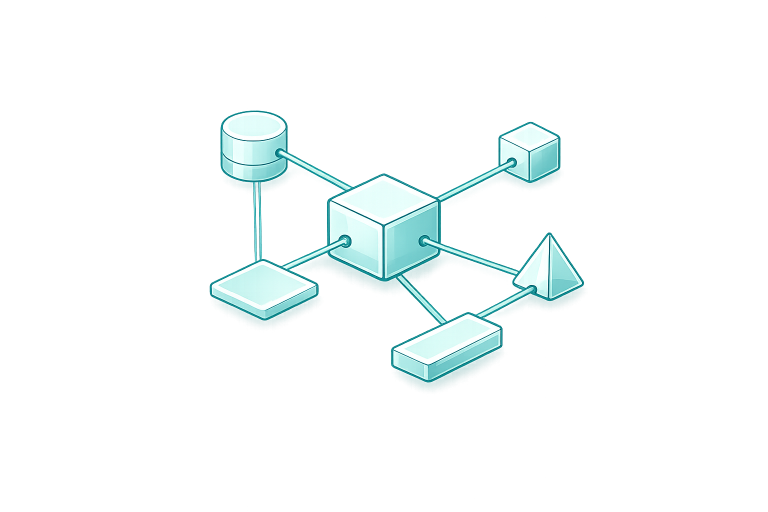
#> input picture ChatGPT Image Aug 5, 2026, 04_28_53 PM.png, 1536 x 1024 px (shown at 1/2 size)
$ python make_icons_transparent.py 'ChatGPT Image Aug 5, 2026, 04_28_53 PM.png' out.png
#> lines starting #> are read from the running program, lines starting #| are printed output that depends on the picture; after the words box and inside, x2 and y2 are one past the last pixel; in counts of white or black regions, pixels touching at a corner belong together
#> in main, img is the input picture: PIL image 1536x1024 RGBA; mean R, G, B, A 94, 124, 122.7, 20.5
from PIL import Image
import numpy as np
from pathlib import Path
import argparse

def remove_checkerboard_background(img: Image.Image) -> Image.Image:
    """
    Remove a light gray/white checkerboard preview background from a flat icon image.
    This works best when the icon itself uses saturated colors and the background is near-white.
    """
    img = img.convert("RGBA")
    arr = np.array(img).astype(np.int16)
    rgb = arr[:, :, :3]
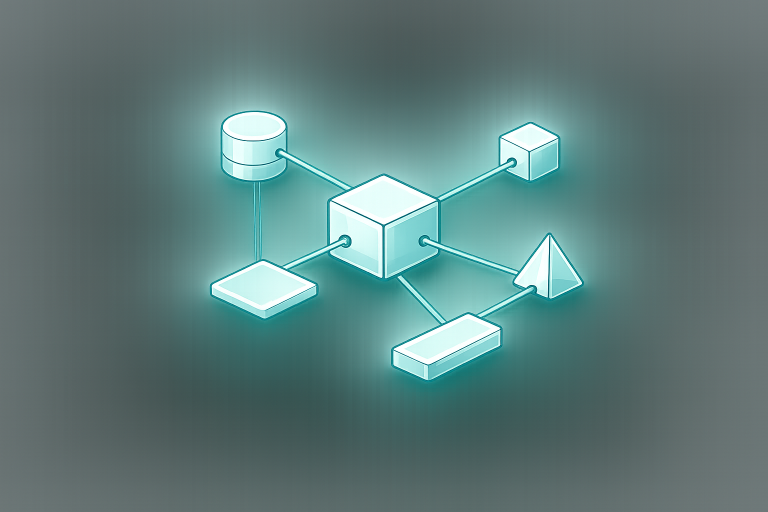
#> rgb: shape (1024, 1536, 3) int16 (shown at 1/2 size); mean R, G, B 94, 124, 122.7

    brightness = rgb.mean(axis=2)
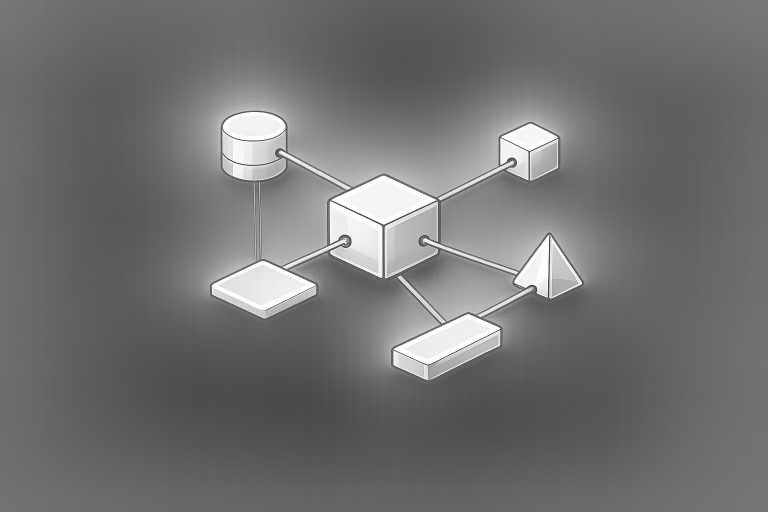
#> brightness: shape (1024, 1536) float64 (shown at 1/2 size); min 29.67, max 255, mean 113.6
    channel_spread = rgb.max(axis=2) - rgb.min(axis=2)
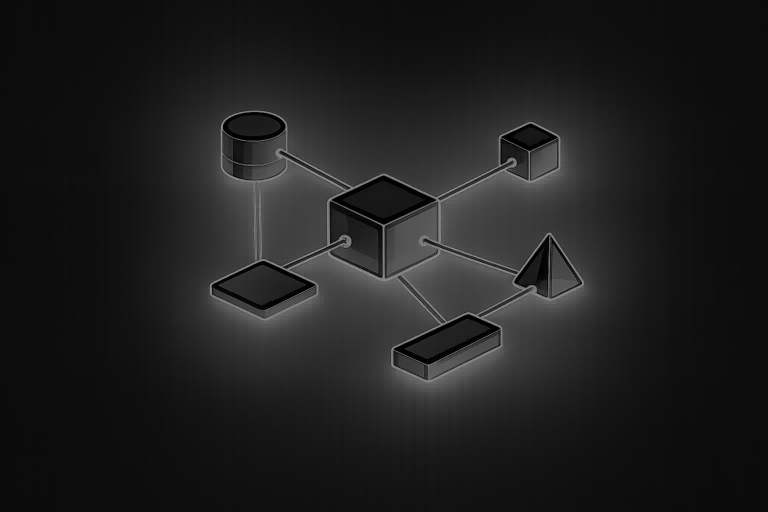
#> channel_spread: shape (1024, 1536) int16 (shown at 1/2 size); min 0, max 165, mean 30.2

    bg_mask = (brightness > 220) & (channel_spread < 18)
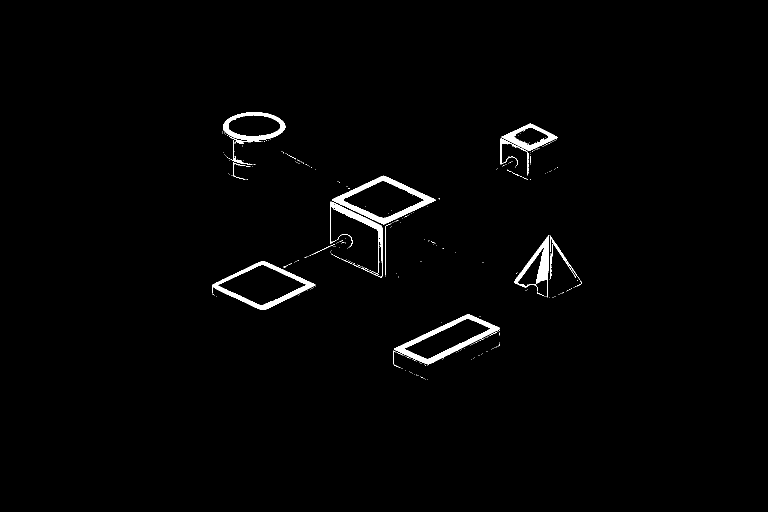
#> bg_mask: shape (1024, 1536) bool (shown at 1/2 size); 1.4% white; 332 white regions (310 under 20 px), largest, box (x1, y1, x2, y2) and area: (664, 351, 872, 449) 4010, (788, 629, 1000, 729) 3906, (424, 522, 631, 620) 3421

    alpha = np.where(bg_mask, 0, 255).astype(np.uint8)
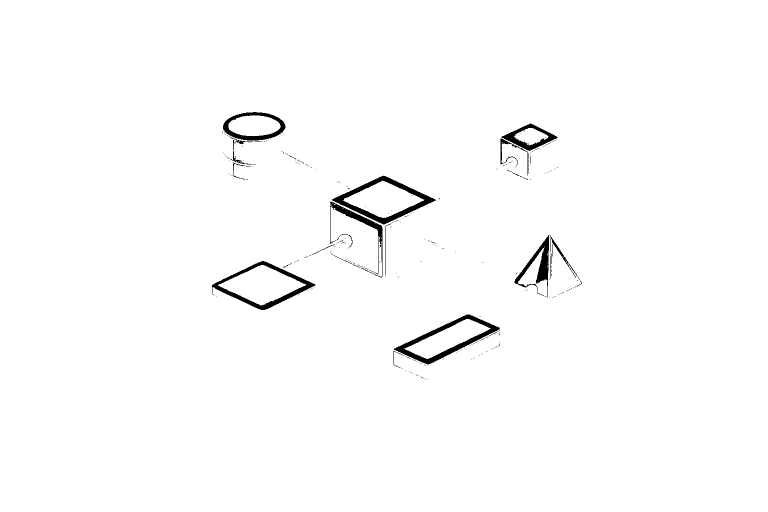
#> alpha: shape (1024, 1536) (shown at 1/2 size); 98.6% white; 332 black regions (310 under 20 px), largest, box (x1, y1, x2, y2) and area: (664, 351, 872, 449) 4010, (788, 629, 1000, 729) 3906, (424, 522, 631, 620) 3421

    near_bg = (brightness > 205) & (channel_spread < 25) & (~bg_mask)
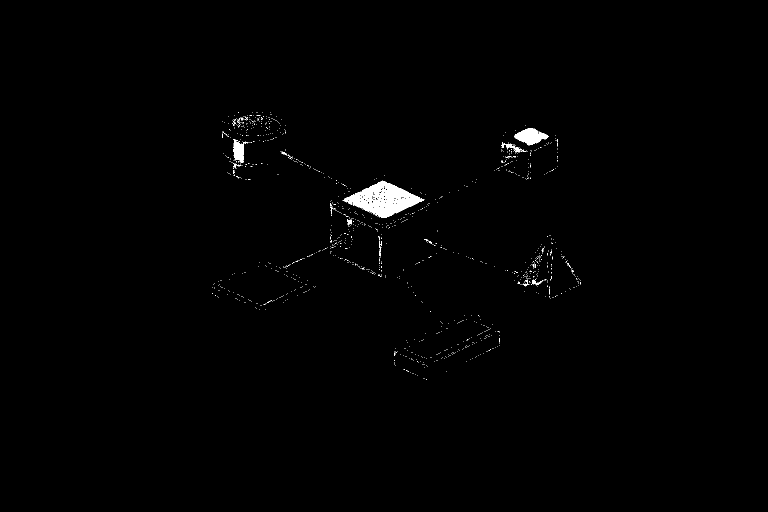
#> near_bg: shape (1024, 1536) bool (shown at 1/2 size); 0.63% white; 1243 white regions (1232 under 20 px), largest, box (x1, y1, x2, y2) and area: (685, 361, 849, 436) 5318, (1028, 256, 1098, 291) 1286, (466, 278, 489, 326) 691
    alpha[near_bg] = np.clip((255 - brightness[near_bg]) * 5, 80, 255).astype(np.uint8)
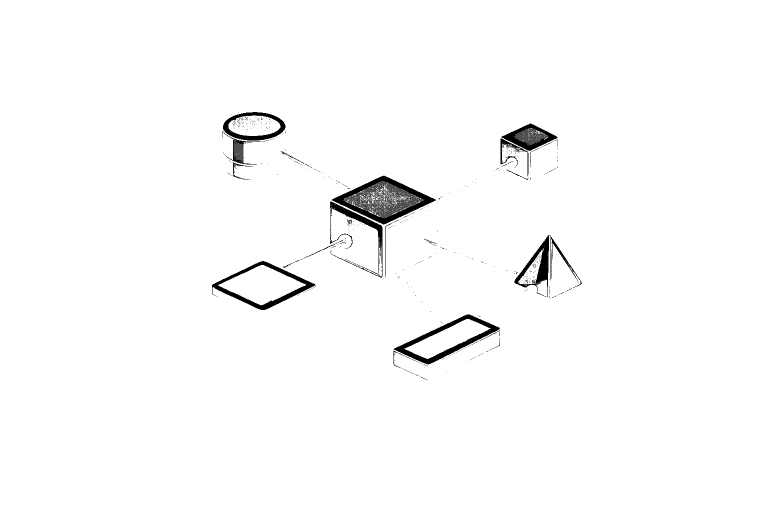
#> alpha: shape (1024, 1536) (shown at 1/2 size); 0.63% of pixels changed, all inside (x1, y1, x2, y2) = (425, 224, 1162, 759)

    out = arr.astype(np.uint8)
    out[:, :, 3] = alpha
    return Image.fromarray(out, "RGBA")

def main():
    parser = argparse.ArgumentParser(description="Remove checkerboard background from icon images.")
    parser.add_argument("input", help="Input image path")
    parser.add_argument("output", help="Output PNG path")
    args = parser.parse_args()

    img = Image.open(args.input)
    transparent = remove_checkerboard_background(img)
    transparent.save(args.output)

if __name__ == "__main__":
    main()

$ run again, on ChatGPT Image Aug 5, 2026, 04_29_10 PM.png
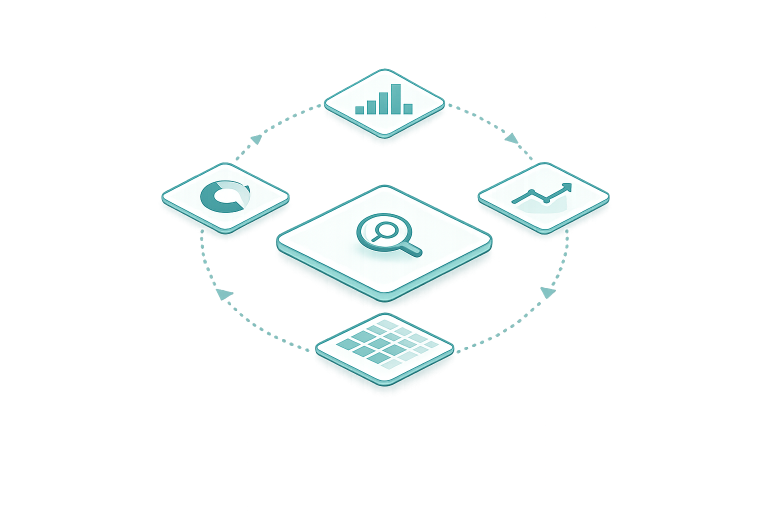
#> input picture ChatGPT Image Aug 5, 2026, 04_29_10 PM.png, 1536 x 1024 px (shown at 1/2 size)
#> in main, img is the input picture: PIL image 1536x1024 RGBA; mean R, G, B, A 144.2, 158.1, 157.2, 24.7
#> in remove_checkerboard_background, `bg_mask = (brightness > 220) & (channel_spread < 18)`:
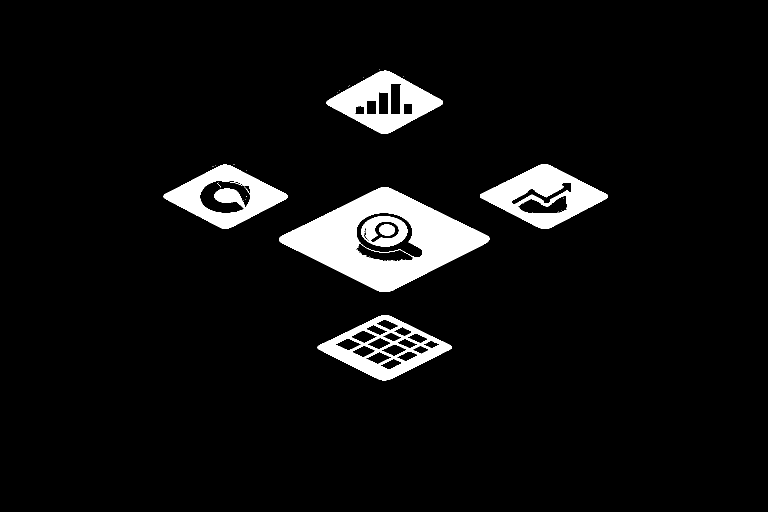
#> bg_mask: shape (1024, 1536) bool (shown at 1/2 size); 6.1% white; 37 white regions (28 under 20 px), largest, box (x1, y1, x2, y2) and area: (558, 374, 980, 584) 38252, (960, 329, 1216, 458) 14813, (327, 329, 575, 457) 13613
#> near_bg: shape (1024, 1536) bool; 0.24% white; 614 white regions (609 under 20 px), largest, box (x1, y1, x2, y2) and area: (1036, 391, 1134, 427) 1873, (712, 486, 826, 523) 634, (477, 373, 499, 416) 431, (727, 452, 734, 477) 66, (774, 729, 786, 738) 25
#> in remove_checkerboard_background, `alpha[near_bg] = np.clip((255 - brightness[near_bg]) * 5, 80, 255).ast..`:
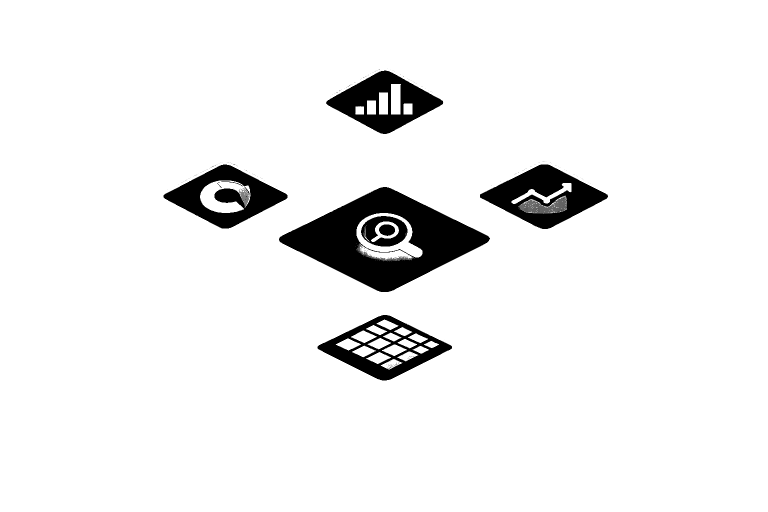
#> alpha: shape (1024, 1536) (shown at 1/2 size); min 0, max 255, mean 239.2

$ run again, on 5ECD9C6A-D357-4951-B17A-4A31A1375301.png
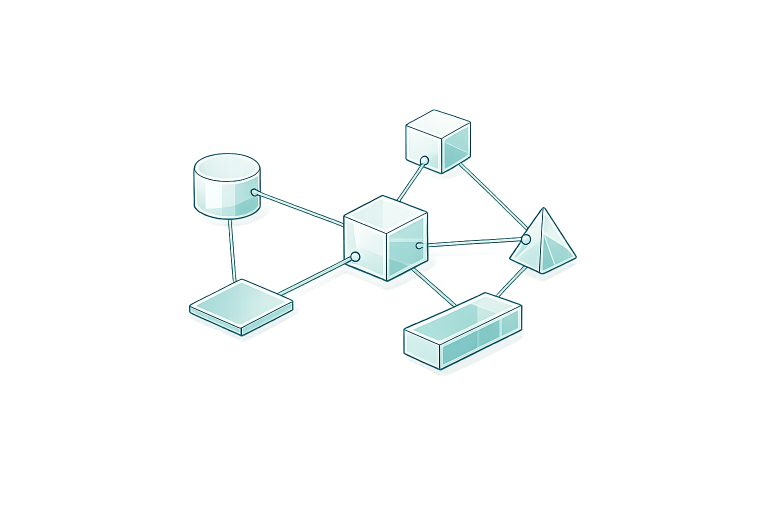
#> input picture 5ECD9C6A-D357-4951-B17A-4A31A1375301.png, 1536 x 1024 px (shown at 1/2 size)
#> in main, img is the input picture: PIL image 1536x1024 RGBA; mean R, G, B, A 119.7, 133.1, 131.6, 17.6
#> bg_mask: shape (1024, 1536) bool; 2.5% white; 504 white regions (462 under 20 px), largest, box (x1, y1, x2, y2) and area: (690, 393, 851, 466) 5201, (689, 434, 772, 559) 4634, (390, 309, 518, 362) 4309
#> near_bg: shape (1024, 1536) bool; 0.61% white; 1985 white regions (1957 under 20 px), largest, box (x1, y1, x2, y2) and area: (949, 594, 1023, 627) 974, (445, 368, 471, 415) 907, (401, 319, 481, 357) 735
#> in remove_checkerboard_background, `alpha[near_bg] = np.clip((255 - brightness[near_bg]) * 5, 80, 255).ast..`:
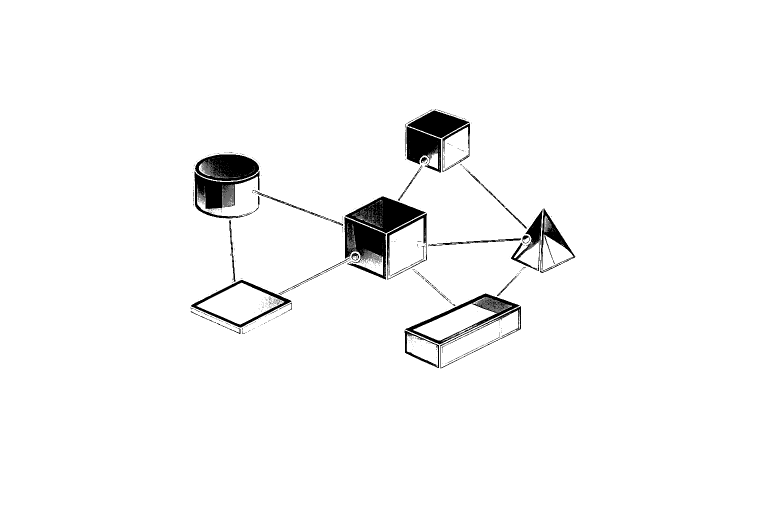
#> alpha: shape (1024, 1536) (shown at 1/2 size); min 0, max 255, mean 247.7
